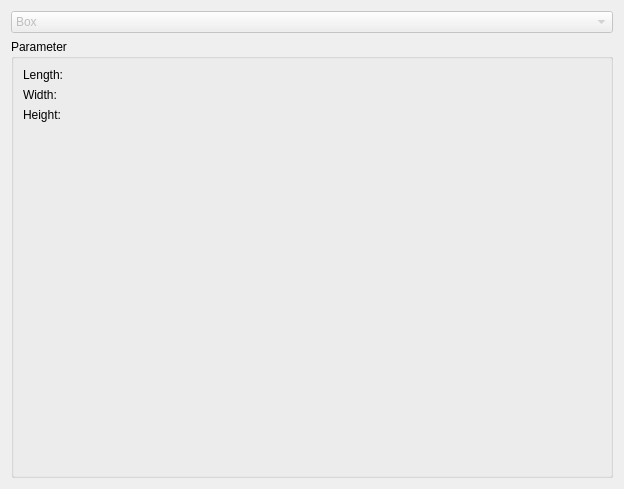
<?xml version="1.0" encoding="UTF-8"?>
<ui version="4.0">
 <class>PartGui::DlgPrimitives</class>
 <widget class="QWidget" name="PartGui::DlgPrimitives">
  <property name="geometry">
   <rect>
    <x>0</x>
    <y>0</y>
    <width>624</width>
    <height>489</height>
   </rect>
  </property>
  <property name="windowIcon">
   <iconset resource="PartDesign.qrc">
    <normaloff>:/icons/PartDesignWorkbench.svg</normaloff>:/icons/PartDesignWorkbench.svg</iconset>
  </property>
  <property name="sizeGripEnabled" stdset="0">
   <bool>true</bool>
  </property>
  <layout class="QGridLayout" name="gridLayout">
   <item row="0" column="0">
    <widget class="QComboBox" name="geometryType">
     <property name="enabled">
      <bool>false</bool>
     </property>
     <property name="sizePolicy">
      <sizepolicy hsizetype="Minimum" vsizetype="Preferred">
       <horstretch>0</horstretch>
       <verstretch>0</verstretch>
      </sizepolicy>
     </property>
     <property name="maxVisibleItems">
      <number>16</number>
     </property>
     <item>
      <property name="text">
       <string notr="true">Box</string>
      </property>
      <property name="icon">
       <iconset>
        <normaloff>:/icons/parametric/Part_Box_Parametric.svg</normaloff>:/icons/parametric/Part_Box_Parametric.svg</iconset>
      </property>
     </item>
     <item>
      <property name="text">
       <string notr="true">Cylinder</string>
      </property>
      <property name="icon">
       <iconset>
        <normaloff>:/icons/parametric/Part_Cylinder_Parametric.svg</normaloff>:/icons/parametric/Part_Cylinder_Parametric.svg</iconset>
      </property>
     </item>
     <item>
      <property name="text">
       <string notr="true">Cone</string>
      </property>
      <property name="icon">
       <iconset>
        <normaloff>:/icons/parametric/Part_Cone_Parametric.svg</normaloff>:/icons/parametric/Part_Cone_Parametric.svg</iconset>
      </property>
     </item>
     <item>
      <property name="text">
       <string notr="true">Sphere</string>
      </property>
      <property name="icon">
       <iconset>
        <normaloff>:/icons/parametric/Part_Sphere_Parametric.svg</normaloff>:/icons/parametric/Part_Sphere_Parametric.svg</iconset>
      </property>
     </item>
     <item>
      <property name="text">
       <string notr="true">Ellipsoid</string>
      </property>
      <property name="icon">
       <iconset>
        <normaloff>:/icons/parametric/Part_Ellipsoid_Parametric.svg</normaloff>:/icons/parametric/Part_Ellipsoid_Parametric.svg</iconset>
      </property>
     </item>
     <item>
      <property name="text">
       <string notr="true">Prism</string>
      </property>
      <property name="icon">
       <iconset>
        <normaloff>:/icons/parametric/Part_Prism_Parametric.svg</normaloff>:/icons/parametric/Part_Prism_Parametric.svg</iconset>
      </property>
     </item>
     <item>
      <property name="text">
       <string notr="true">Wedge</string>
      </property>
      <property name="icon">
       <iconset>
        <normaloff>:/icons/parametric/Part_Wedge_Parametric.svg</normaloff>:/icons/parametric/Part_Wedge_Parametric.svg</iconset>
      </property>
     </item>
     <item>
      <property name="text">
       <string>Custom</string>
      </property>
     </item>
    </widget>
   </item>
   <item row="1" column="0">
    <widget class="QGroupBox" name="groupBox_2">
     <property name="styleSheet">
      <string notr="true">border-color: rgb(182, 182, 182);</string>
     </property>
     <property name="title">
      <string>Parameter</string>
     </property>
     <layout class="QGridLayout">
      <property name="leftMargin">
       <number>0</number>
      </property>
      <property name="topMargin">
       <number>0</number>
      </property>
      <property name="rightMargin">
       <number>0</number>
      </property>
      <property name="bottomMargin">
       <number>0</number>
      </property>
      <property name="spacing">
       <number>0</number>
      </property>
      <item row="1" column="0">
       <widget class="QStackedWidget" name="widgetStack2">
        <property name="currentIndex">
         <number>0</number>
        </property>
        <widget class="QWidget" name="Page1_box">
         <layout class="QGridLayout">
          <property name="leftMargin">
           <number>9</number>
          </property>
          <property name="topMargin">
           <number>9</number>
          </property>
          <property name="rightMargin">
           <number>9</number>
          </property>
          <property name="bottomMargin">
           <number>9</number>
          </property>
          <property name="spacing">
           <number>6</number>
          </property>
          <item row="0" column="0">
           <layout class="QGridLayout">
            <property name="leftMargin">
             <number>0</number>
            </property>
            <property name="topMargin">
             <number>0</number>
            </property>
            <property name="rightMargin">
             <number>0</number>
            </property>
            <property name="bottomMargin">
             <number>0</number>
            </property>
            <property name="spacing">
             <number>6</number>
            </property>
            <item row="0" column="0">
             <widget class="QLabel" name="textLabel2">
              <property name="text">
               <string>Length:</string>
              </property>
             </widget>
            </item>
            <item row="0" column="2">
             <widget class="Gui::QuantitySpinBox" name="boxLength" native="true">
              <property name="keyboardTracking" stdset="0">
               <bool>false</bool>
              </property>
              <property name="unit" stdset="0">
               <string notr="true">mm</string>
              </property>
              <property name="value" stdset="0">
               <double>10.000000000000000</double>
              </property>
             </widget>
            </item>
            <item row="1" column="0">
             <widget class="QLabel" name="textLabel3">
              <property name="text">
               <string>Width:</string>
              </property>
             </widget>
            </item>
            <item row="1" column="2">
             <widget class="Gui::QuantitySpinBox" name="boxWidth" native="true">
              <property name="keyboardTracking" stdset="0">
               <bool>false</bool>
              </property>
              <property name="unit" stdset="0">
               <string notr="true">mm</string>
              </property>
              <property name="value" stdset="0">
               <double>10.000000000000000</double>
              </property>
             </widget>
            </item>
            <item row="2" column="0">
             <widget class="QLabel" name="textLabel4">
              <property name="text">
               <string>Height:</string>
              </property>
             </widget>
            </item>
            <item row="2" column="2">
             <widget class="Gui::QuantitySpinBox" name="boxHeight" native="true">
              <property name="keyboardTracking" stdset="0">
               <bool>false</bool>
              </property>
              <property name="unit" stdset="0">
               <string notr="true">mm</string>
              </property>
              <property name="value" stdset="0">
               <double>10.000000000000000</double>
              </property>
             </widget>
            </item>
           </layout>
          </item>
          <item row="1" column="0">
           <spacer>
            <property name="orientation">
             <enum>Qt::Vertical</enum>
            </property>
            <property name="sizeType">
             <enum>QSizePolicy::Expanding</enum>
            </property>
            <property name="sizeHint" stdset="0">
             <size>
              <width>20</width>
              <height>51</height>
             </size>
            </property>
           </spacer>
          </item>
         </layout>
        </widget>
        <widget class="QWidget" name="Page2_cylinder">
         <layout class="QGridLayout">
          <property name="leftMargin">
           <number>9</number>
          </property>
          <property name="topMargin">
           <number>9</number>
          </property>
          <property name="rightMargin">
           <number>9</number>
          </property>
          <property name="bottomMargin">
           <number>9</number>
          </property>
          <property name="spacing">
           <number>6</number>
          </property>
          <item row="0" column="0">
           <layout class="QGridLayout">
            <property name="leftMargin">
             <number>0</number>
            </property>
            <property name="topMargin">
             <number>0</number>
            </property>
            <property name="rightMargin">
             <number>0</number>
            </property>
            <property name="bottomMargin">
             <number>0</number>
            </property>
            <property name="spacing">
             <number>6</number>
            </property>
            <item row="1" column="0">
             <widget class="QLabel" name="textLabel6">
              <property name="text">
               <string>Height:</string>
              </property>
             </widget>
            </item>
            <item row="0" column="0">
             <widget class="QLabel" name="textLabel5">
              <property name="text">
               <string>Radius:</string>
              </property>
             </widget>
            </item>
            <item row="1" column="1">
             <widget class="Gui::QuantitySpinBox" name="cylinderHeight" native="true">
              <property name="keyboardTracking" stdset="0">
               <bool>false</bool>
              </property>
              <property name="unit" stdset="0">
               <string notr="true">mm</string>
              </property>
              <property name="value" stdset="0">
               <double>10.000000000000000</double>
              </property>
             </widget>
            </item>
            <item row="0" column="1">
             <widget class="Gui::QuantitySpinBox" name="cylinderRadius" native="true">
              <property name="keyboardTracking" stdset="0">
               <bool>false</bool>
              </property>
              <property name="unit" stdset="0">
               <string notr="true">mm</string>
              </property>
              <property name="value" stdset="0">
               <double>2.000000000000000</double>
              </property>
             </widget>
            </item>
           </layout>
          </item>
          <item row="1" column="0">
           <spacer>
            <property name="orientation">
             <enum>Qt::Vertical</enum>
            </property>
            <property name="sizeType">
             <enum>QSizePolicy::Expanding</enum>
            </property>
            <property name="sizeHint" stdset="0">
             <size>
              <width>31</width>
              <height>81</height>
             </size>
            </property>
           </spacer>
          </item>
         </layout>
        </widget>
        <widget class="QWidget" name="Page3_cone">
         <layout class="QGridLayout">
          <property name="leftMargin">
           <number>9</number>
          </property>
          <property name="topMargin">
           <number>9</number>
          </property>
          <property name="rightMargin">
           <number>9</number>
          </property>
          <property name="bottomMargin">
           <number>9</number>
          </property>
          <property name="spacing">
           <number>6</number>
          </property>
          <item row="1" column="0">
           <spacer>
            <property name="orientation">
             <enum>Qt::Vertical</enum>
            </property>
            <property name="sizeType">
             <enum>QSizePolicy::Expanding</enum>
            </property>
            <property name="sizeHint" stdset="0">
             <size>
              <width>31</width>
              <height>91</height>
             </size>
            </property>
           </spacer>
          </item>
          <item row="0" column="0">
           <layout class="QGridLayout">
            <property name="leftMargin">
             <number>0</number>
            </property>
            <property name="topMargin">
             <number>0</number>
            </property>
            <property name="rightMargin">
             <number>0</number>
            </property>
            <property name="bottomMargin">
             <number>0</number>
            </property>
            <property name="spacing">
             <number>6</number>
            </property>
            <item row="0" column="0">
             <widget class="QLabel" name="textLabel9">
              <property name="text">
               <string>Radius 1:</string>
              </property>
             </widget>
            </item>
            <item row="0" column="2">
             <widget class="Gui::QuantitySpinBox" name="coneRadius1" native="true">
              <property name="keyboardTracking" stdset="0">
               <bool>false</bool>
              </property>
              <property name="unit" stdset="0">
               <string notr="true">mm</string>
              </property>
              <property name="value" stdset="0">
               <double>2.000000000000000</double>
              </property>
             </widget>
            </item>
            <item row="1" column="0">
             <widget class="QLabel" name="textLabel10">
              <property name="text">
               <string>Radius 2:</string>
              </property>
             </widget>
            </item>
            <item row="1" column="2">
             <widget class="Gui::QuantitySpinBox" name="coneRadius2" native="true">
              <property name="keyboardTracking" stdset="0">
               <bool>false</bool>
              </property>
              <property name="unit" stdset="0">
               <string notr="true">mm</string>
              </property>
              <property name="value" stdset="0">
               <double>4.000000000000000</double>
              </property>
             </widget>
            </item>
            <item row="2" column="0" rowspan="2">
             <widget class="QLabel" name="textLabel11">
              <property name="text">
               <string>Height:</string>
              </property>
             </widget>
            </item>
            <item row="3" column="2">
             <widget class="Gui::QuantitySpinBox" name="coneHeight" native="true">
              <property name="keyboardTracking" stdset="0">
               <bool>false</bool>
              </property>
              <property name="unit" stdset="0">
               <string notr="true">mm</string>
              </property>
              <property name="value" stdset="0">
               <double>10.000000000000000</double>
              </property>
             </widget>
            </item>
           </layout>
          </item>
         </layout>
        </widget>
        <widget class="QWidget" name="Page4_sphere">
         <layout class="QGridLayout">
          <property name="leftMargin">
           <number>9</number>
          </property>
          <property name="topMargin">
           <number>9</number>
          </property>
          <property name="rightMargin">
           <number>9</number>
          </property>
          <property name="bottomMargin">
           <number>9</number>
          </property>
          <property name="spacing">
           <number>6</number>
          </property>
          <item row="0" column="0">
           <layout class="QHBoxLayout">
            <property name="spacing">
             <number>6</number>
            </property>
            <property name="leftMargin">
             <number>0</number>
            </property>
            <property name="topMargin">
             <number>0</number>
            </property>
            <property name="rightMargin">
             <number>0</number>
            </property>
            <property name="bottomMargin">
             <number>0</number>
            </property>
            <item>
             <widget class="QLabel" name="textLabel14">
              <property name="text">
               <string>Radius:</string>
              </property>
             </widget>
            </item>
            <item>
             <widget class="Gui::QuantitySpinBox" name="sphereRadius" native="true">
              <property name="keyboardTracking" stdset="0">
               <bool>false</bool>
              </property>
              <property name="unit" stdset="0">
               <string notr="true">mm</string>
              </property>
              <property name="value" stdset="0">
               <double>5.000000000000000</double>
              </property>
             </widget>
            </item>
           </layout>
          </item>
          <item row="1" column="0">
           <spacer>
            <property name="orientation">
             <enum>Qt::Vertical</enum>
            </property>
            <property name="sizeType">
             <enum>QSizePolicy::Expanding</enum>
            </property>
            <property name="sizeHint" stdset="0">
             <size>
              <width>21</width>
              <height>151</height>
             </size>
            </property>
           </spacer>
          </item>
         </layout>
        </widget>
        <widget class="QWidget" name="Page5_ellipsoid">
         <layout class="QGridLayout">
          <property name="leftMargin">
           <number>9</number>
          </property>
          <property name="topMargin">
           <number>9</number>
          </property>
          <property name="rightMargin">
           <number>9</number>
          </property>
          <property name="bottomMargin">
           <number>9</number>
          </property>
          <property name="spacing">
           <number>6</number>
          </property>
          <item row="0" column="0">
           <layout class="QGridLayout">
            <property name="leftMargin">
             <number>0</number>
            </property>
            <property name="topMargin">
             <number>0</number>
            </property>
            <property name="rightMargin">
             <number>0</number>
            </property>
            <property name="bottomMargin">
             <number>0</number>
            </property>
            <property name="spacing">
             <number>6</number>
            </property>
            <item row="0" column="0">
             <widget class="QLabel" name="textLabel21">
              <property name="text">
               <string>Radius 1:</string>
              </property>
             </widget>
            </item>
            <item row="0" column="1">
             <widget class="Gui::QuantitySpinBox" name="ellipsoidRadius1" native="true">
              <property name="keyboardTracking" stdset="0">
               <bool>false</bool>
              </property>
              <property name="unit" stdset="0">
               <string notr="true">mm</string>
              </property>
              <property name="value" stdset="0">
               <double>2.000000000000000</double>
              </property>
             </widget>
            </item>
            <item row="1" column="0">
             <widget class="QLabel" name="textLabel22">
              <property name="text">
               <string>Radius 2:</string>
              </property>
             </widget>
            </item>
            <item row="1" column="1">
             <widget class="Gui::QuantitySpinBox" name="ellipsoidRadius2" native="true">
              <property name="keyboardTracking" stdset="0">
               <bool>false</bool>
              </property>
              <property name="unit" stdset="0">
               <string notr="true">mm</string>
              </property>
              <property name="value" stdset="0">
               <double>4.000000000000000</double>
              </property>
             </widget>
            </item>
            <item row="2" column="0">
             <widget class="QLabel" name="textLabel23">
              <property name="text">
               <string>Radius 3:</string>
              </property>
             </widget>
            </item>
            <item row="2" column="1">
             <widget class="Gui::QuantitySpinBox" name="ellipsoidRadius3" native="true">
              <property name="keyboardTracking" stdset="0">
               <bool>false</bool>
              </property>
              <property name="unit" stdset="0">
               <string notr="true">mm</string>
              </property>
              <property name="value" stdset="0">
               <double>4.000000000000000</double>
              </property>
             </widget>
            </item>
           </layout>
          </item>
          <item row="1" column="0">
           <widget class="Line" name="line_5">
            <property name="frameShape">
             <enum>QFrame::HLine</enum>
            </property>
            <property name="frameShadow">
             <enum>QFrame::Sunken</enum>
            </property>
           </widget>
          </item>
          <item row="2" column="0">
           <layout class="QGridLayout">
            <property name="leftMargin">
             <number>0</number>
            </property>
            <property name="topMargin">
             <number>0</number>
            </property>
            <property name="rightMargin">
             <number>0</number>
            </property>
            <property name="bottomMargin">
             <number>0</number>
            </property>
            <property name="spacing">
             <number>6</number>
            </property>
            <item row="0" column="0">
             <widget class="QLabel" name="label23">
              <property name="text">
               <string>U parameter:</string>
              </property>
             </widget>
            </item>
            <item row="0" column="1">
             <widget class="Gui::QuantitySpinBox" name="ellipsoidAngle3" native="true">
              <property name="keyboardTracking" stdset="0">
               <bool>false</bool>
              </property>
              <property name="unit" stdset="0">
               <string notr="true">deg</string>
              </property>
              <property name="value" stdset="0">
               <double>360.000000000000000</double>
              </property>
             </widget>
            </item>
            <item row="1" column="0">
             <widget class="QLabel" name="label24">
              <property name="text">
               <string>V parameter:</string>
              </property>
             </widget>
            </item>
            <item row="1" column="1">
             <widget class="Gui::QuantitySpinBox" name="ellipsoidAngle1" native="true">
              <property name="keyboardTracking" stdset="0">
               <bool>false</bool>
              </property>
              <property name="unit" stdset="0">
               <string notr="true">deg</string>
              </property>
              <property name="value" stdset="0">
               <double>-90.000000000000000</double>
              </property>
             </widget>
            </item>
            <item row="2" column="0">
             <spacer>
              <property name="orientation">
               <enum>Qt::Horizontal</enum>
              </property>
              <property name="sizeType">
               <enum>QSizePolicy::Preferred</enum>
              </property>
              <property name="sizeHint" stdset="0">
               <size>
                <width>81</width>
                <height>20</height>
               </size>
              </property>
             </spacer>
            </item>
            <item row="2" column="1">
             <widget class="Gui::QuantitySpinBox" name="ellipsoidAngle2" native="true">
              <property name="keyboardTracking" stdset="0">
               <bool>false</bool>
              </property>
              <property name="unit" stdset="0">
               <string notr="true">deg</string>
              </property>
              <property name="value" stdset="0">
               <double>90.000000000000000</double>
              </property>
             </widget>
            </item>
           </layout>
          </item>
          <item row="3" column="0">
           <spacer>
            <property name="orientation">
             <enum>Qt::Vertical</enum>
            </property>
            <property name="sizeHint" stdset="0">
             <size>
              <width>20</width>
              <height>20</height>
             </size>
            </property>
           </spacer>
          </item>
         </layout>
        </widget>
        <widget class="QWidget" name="page_prism">
         <layout class="QGridLayout">
          <property name="leftMargin">
           <number>9</number>
          </property>
          <property name="topMargin">
           <number>9</number>
          </property>
          <property name="rightMargin">
           <number>9</number>
          </property>
          <property name="bottomMargin">
           <number>9</number>
          </property>
          <property name="spacing">
           <number>6</number>
          </property>
          <item row="0" column="0">
           <layout class="QGridLayout">
            <property name="leftMargin">
             <number>0</number>
            </property>
            <property name="topMargin">
             <number>0</number>
            </property>
            <property name="rightMargin">
             <number>0</number>
            </property>
            <property name="bottomMargin">
             <number>0</number>
            </property>
            <property name="spacing">
             <number>6</number>
            </property>
            <item row="0" column="0">
             <widget class="QLabel" name="labelPrismPolygon">
              <property name="text">
               <string>Polygon:</string>
              </property>
             </widget>
            </item>
            <item row="1" column="0">
             <widget class="QLabel" name="labelPrismCircumradius">
              <property name="text">
               <string>Circumradius:</string>
              </property>
             </widget>
            </item>
            <item row="0" column="2">
             <widget class="QSpinBox" name="prismPolygon">
              <property name="keyboardTracking">
               <bool>false</bool>
              </property>
              <property name="minimum">
               <number>3</number>
              </property>
              <property name="maximum">
               <number>1000</number>
              </property>
              <property name="value">
               <number>6</number>
              </property>
             </widget>
            </item>
            <item row="1" column="2">
             <widget class="Gui::QuantitySpinBox" name="prismCircumradius" native="true">
              <property name="keyboardTracking" stdset="0">
               <bool>false</bool>
              </property>
              <property name="unit" stdset="0">
               <string notr="true">mm</string>
              </property>
              <property name="value" stdset="0">
               <double>2.000000000000000</double>
              </property>
             </widget>
            </item>
            <item row="2" column="0">
             <widget class="QLabel" name="labelPrismHeight">
              <property name="text">
               <string>Height:</string>
              </property>
             </widget>
            </item>
            <item row="2" column="2">
             <widget class="Gui::QuantitySpinBox" name="prismHeight" native="true">
              <property name="keyboardTracking" stdset="0">
               <bool>false</bool>
              </property>
              <property name="unit" stdset="0">
               <string notr="true">mm</string>
              </property>
              <property name="value" stdset="0">
               <double>10.000000000000000</double>
              </property>
             </widget>
            </item>
           </layout>
          </item>
          <item row="1" column="0">
           <spacer>
            <property name="orientation">
             <enum>Qt::Vertical</enum>
            </property>
            <property name="sizeHint" stdset="0">
             <size>
              <width>20</width>
              <height>40</height>
             </size>
            </property>
           </spacer>
          </item>
         </layout>
        </widget>
       </widget>
      </item>
     </layout>
    </widget>
   </item>
  </layout>
 </widget>
 <layoutdefault spacing="6" margin="11"/>
 <customwidgets>
  <customwidget>
   <class>Gui::QuantitySpinBox</class>
   <extends>QWidget</extends>
   <header>Gui/QuantitySpinBox.h</header>
  </customwidget>
 </customwidgets>
 <tabstops>
  <tabstop>geometryType</tabstop>
  <tabstop>boxLength</tabstop>
  <tabstop>boxWidth</tabstop>
  <tabstop>boxHeight</tabstop>
  <tabstop>cylinderRadius</tabstop>
  <tabstop>cylinderHeight</tabstop>
  <tabstop>coneRadius1</tabstop>
  <tabstop>coneRadius2</tabstop>
  <tabstop>coneHeight</tabstop>
  <tabstop>sphereRadius</tabstop>
  <tabstop>ellipsoidRadius1</tabstop>
  <tabstop>ellipsoidRadius2</tabstop>
  <tabstop>ellipsoidRadius3</tabstop>
  <tabstop>ellipsoidAngle3</tabstop>
  <tabstop>ellipsoidAngle1</tabstop>
  <tabstop>ellipsoidAngle2</tabstop>
  <tabstop>prismPolygon</tabstop>
  <tabstop>prismCircumradius</tabstop>
  <tabstop>prismHeight</tabstop>
 </tabstops>
 <resources>
  <include location="PartDesign.qrc"/>
 </resources>
 <connections>
  <connection>
   <sender>geometryType</sender>
   <signal>activated(int)</signal>
   <receiver>widgetStack2</receiver>
   <slot>setCurrentIndex(int)</slot>
   <hints>
    <hint type="sourcelabel">
     <x>85</x>
     <y>50</y>
    </hint>
    <hint type="destinationlabel">
     <x>230</x>
     <y>116</y>
    </hint>
   </hints>
  </connection>
 </connections>
</ui>
